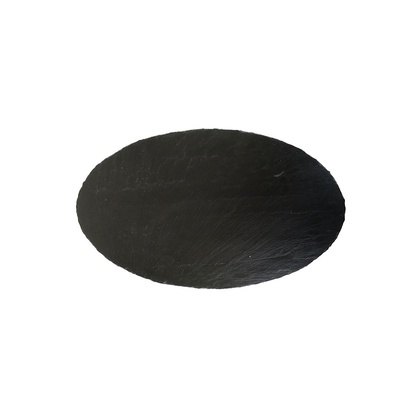
%> input picture pic.jpg, 420 x 420 px, shrunk from 1024 x 1024 before the run
$ octave main.m   (GNU Octave 9; MATLAB toolbox functions it lacks are replaced by stand-ins)
%> lines starting %> are read from the running program, lines starting %| are printed output that depends on the picture; in (x1, y1, x2, y2) boxes, pixels count from 0 and x2, y2 are one past the last pixel; in counts of white or black regions, pixels touching at a corner belong together; the program's own positions count from 1
### detect_vertices.m
function [edge_left,edge_right] = detect_vertices()
main = imread('pic.jpg');
%> main is the input picture: size 420x420x3 uint8; mean R, G, B 214.4, 214.4, 213.8
main_bw=im2bw(main);
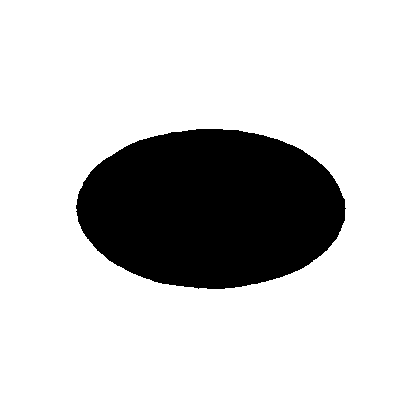
%> main_bw: size 420x420 logical; 80.9% white; 1 black region, box (x1, y1, x2, y2) and area: (76, 129, 346, 289) 33620
se = strel('line',4,4);
main_bw = imerode(main_bw,se);
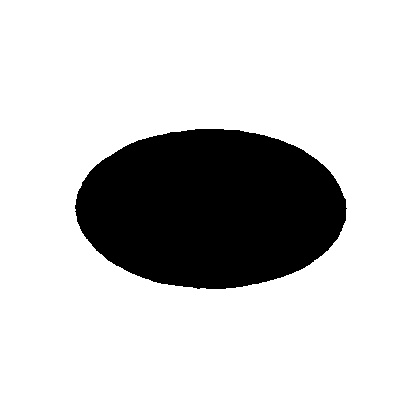
%> main_bw: size 420x420 logical; 80.8% white; 1 black region, box (x1, y1, x2, y2) and area: (75, 129, 347, 289) 33942
main_edge = edge(main_bw,'sobel');
%> main_edge: size 420x420 logical; 0.51% white in thin lines or dots, all inside (x1, y1, x2, y2) = (74, 128, 347, 290)
main_edge=bwmorph(main_edge,'thicken');
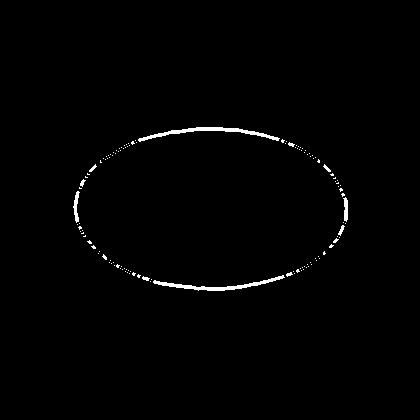
%> main_edge: size 420x420 logical; 0.95% white; 125 white regions (114 under 20 px), largest, box (x1, y1, x2, y2) and area: (138, 127, 280, 142) 520, (153, 275, 285, 291) 480, (73, 191, 80, 223) 109
main_edge =imfill( main_edge, 'holes' );
main_edge=bwmorph(main_edge,'thicken');
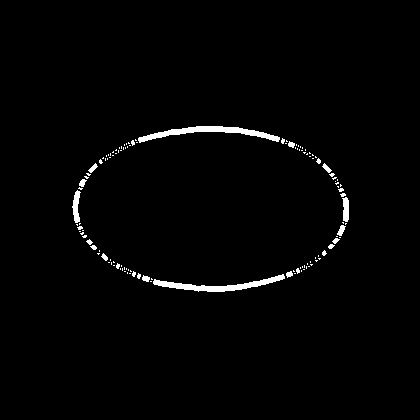
%> main_edge: size 420x420 logical; 1.6% white; 125 white regions (109 under 20 px), largest, box (x1, y1, x2, y2) and area: (138, 126, 280, 143) 803, (153, 274, 285, 292) 743, (72, 190, 81, 223) 174
main_edge =imfill( main_edge, 'holes' );
s = regionprops(main_bw,{...
    'Centroid',...
    'MajorAxisLength',...
    'MinorAxisLength',...
    'Orientation'});
%> s = 1 region; Centroid, MajorAxisLength, MinorAxisLength and Orientation: [210.3 210.8] 534 523.3 89.54
figure
imshow(main_edge);
hold on
plot(s.Centroid(1),s.Centroid(2),'r*');
edge_right(1)=(s.Centroid(1)+sind(s.Orientation)*s.MajorAxisLength/4);
edge_right(2)=s.Centroid(2)+cosd(s.Orientation)*s.MajorAxisLength/4;
edge_left(1)=(s.Centroid(1)-sind(s.Orientation)*s.MajorAxisLength/4);
edge_left(2)=s.Centroid(2)+cosd(s.Orientation)*s.MajorAxisLength/4;
hold on
plot(edge_right(1),edge_right(2),'g*');
plot(edge_left(1),edge_left(2),'b*');
end

### calculate_half_plane.m
function [coeffs] = calculate_half_plane(edge_left, edge_right)
x=[edge_left(1) edge_right(1)];
y=[edge_left(2) edge_right(2)];
coeffs = polyfit(x,y,1);
end

### get_top_half_corners.m
function [im_top_half] = get_top_half_corners(half_plane)
main = imread('pic.jpg');
main_bw=im2bw(main);
imshow(main_bw)
imshow(main_bw);

se = strel('line',4,4);
main_bw = imerode(main_bw,se);
main_edge = edge(main_bw,'sobel');
imshow(main_edge)
main_edge=bwmorph(main_edge,'thicken');
main_edge =imfill( main_edge, 'holes' );
main_edge=bwmorph(main_edge,'thicken');
main_edge =imfill( main_edge, 'holes' );

for i = 1:1:size(main,1)
    for j = 1:1:size(main,2)
        if(i>(j*half_plane(1)+half_plane(2)))
            main_edge(i,j)=0;
        end
    end
end

figure
imshow(main_edge)

im_top_half = main_edge;

end

### get_bottom_half_corners.m
function [im_bottom_half] = get_bottom_half_corners(half_plane)
main = imread('pic.jpg');
main_bw=im2bw(main);
imshow(main_bw)
imshow(main_bw);

se = strel('line',4,4);
main_bw = imerode(main_bw,se);
main_edge = edge(main_bw,'sobel');
imshow(main_edge)
main_edge=bwmorph(main_edge,'thicken');
main_edge =imfill( main_edge, 'holes' );
main_edge=bwmorph(main_edge,'thicken');
main_edge =imfill( main_edge, 'holes' );

for i = 1:1:size(main,1)
    for j = 1:1:size(main,2)
        if(i<(j*half_plane(1)+half_plane(2)))
            main_edge(i,j)=0;
        end
    end
end

figure
imshow(main_edge)

im_bottom_half = main_edge;

end

### main.m
clc
clear all
[edge_left,edge_right] = detect_vertices();
%> edge_left = [76.76 211.8]; edge_right = [343.7 211.8]
[half_plane] = calculate_half_plane(edge_left, edge_right);
%> in calculate_half_plane, `x=[edge_left(1) edge_right(1)];`: x = [76.76 343.7]
%> in calculate_half_plane, `y=[edge_left(2) edge_right(2)];`: y = [211.8 211.8]
%> in calculate_half_plane, `coeffs = polyfit(x,y,1);`: coeffs = [-8.07e-17 211.8]
%> half_plane = [-8.07e-17 211.8]
[im_top_half] = get_top_half_corners(half_plane);
%> in get_top_half_corners, `imshow(main_edge)`:
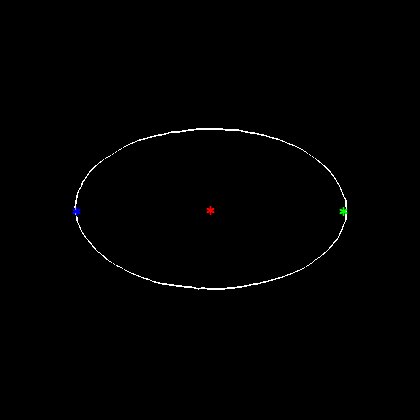
%> figure redrawn from the program's plot data
%> after the loop in get_top_half_corners, `for i = 1:1:size(main,1)`:
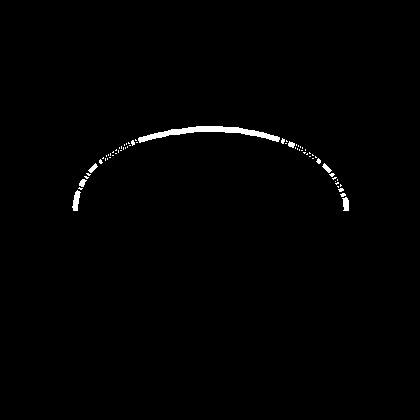
%> main_edge: size 420x420 logical; 0.8% white; 65 white regions (58 under 20 px), largest, box (x1, y1, x2, y2) and area: (138, 126, 280, 143) 803, (72, 190, 81, 211) 110, (342, 197, 349, 211) 76
[im_bottom_half] = get_bottom_half_corners(half_plane);
%> after the loop in get_bottom_half_corners, `for i = 1:1:size(main,1)`:
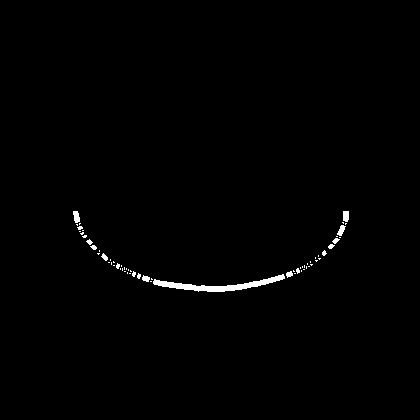
%> main_edge: size 420x420 logical; 0.77% white; 62 white regions (51 under 20 px), largest, box (x1, y1, x2, y2) and area: (153, 274, 285, 292) 743, (73, 211, 80, 223) 64, (343, 211, 349, 222) 62
